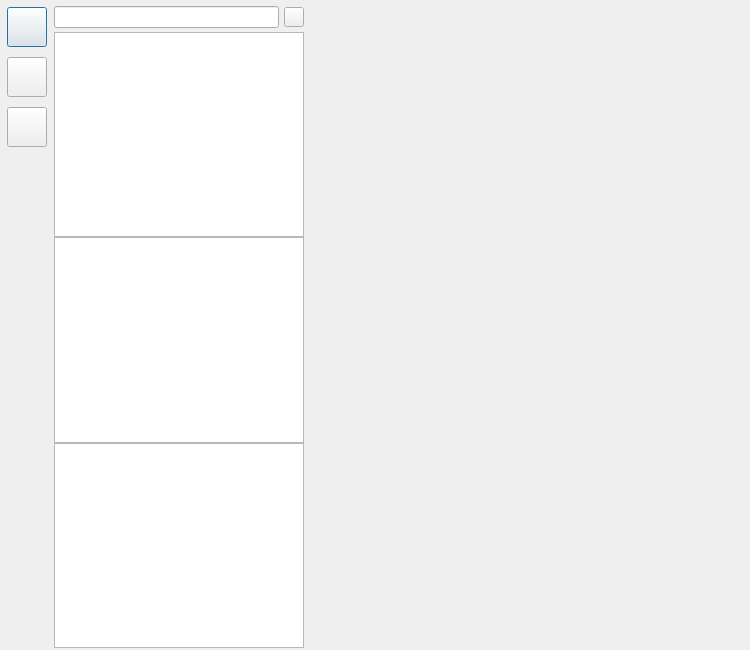
<?xml version="1.0" encoding="UTF-8"?>
<ui version="4.0">
 <class>ChatDialog</class>
 <widget class="QDialog" name="ChatDialog">
  <property name="geometry">
   <rect>
    <x>0</x>
    <y>0</y>
    <width>750</width>
    <height>650</height>
   </rect>
  </property>
  <property name="sizePolicy">
   <sizepolicy hsizetype="Expanding" vsizetype="Expanding">
    <horstretch>0</horstretch>
    <verstretch>0</verstretch>
   </sizepolicy>
  </property>
  <property name="minimumSize">
   <size>
    <width>750</width>
    <height>650</height>
   </size>
  </property>
  <property name="maximumSize">
   <size>
    <width>750</width>
    <height>650</height>
   </size>
  </property>
  <property name="windowTitle">
   <string>Dialog</string>
  </property>
  <layout class="QHBoxLayout" name="horizontalLayout">
   <property name="spacing">
    <number>2</number>
   </property>
   <property name="leftMargin">
    <number>2</number>
   </property>
   <property name="topMargin">
    <number>2</number>
   </property>
   <property name="rightMargin">
    <number>2</number>
   </property>
   <property name="bottomMargin">
    <number>2</number>
   </property>
   <item>
    <widget class="QWidget" name="side_bar_widget" native="true">
     <property name="sizePolicy">
      <sizepolicy hsizetype="Fixed" vsizetype="Expanding">
       <horstretch>0</horstretch>
       <verstretch>0</verstretch>
      </sizepolicy>
     </property>
     <property name="minimumSize">
      <size>
       <width>50</width>
       <height>0</height>
      </size>
     </property>
     <property name="maximumSize">
      <size>
       <width>50</width>
       <height>16777215</height>
      </size>
     </property>
     <layout class="QVBoxLayout" name="verticalLayout">
      <property name="spacing">
       <number>10</number>
      </property>
      <property name="leftMargin">
       <number>5</number>
      </property>
      <property name="topMargin">
       <number>5</number>
      </property>
      <property name="rightMargin">
       <number>5</number>
      </property>
      <property name="bottomMargin">
       <number>5</number>
      </property>
      <item>
       <widget class="SideHeadBtn" name="side_head_btn">
        <property name="minimumSize">
         <size>
          <width>40</width>
          <height>40</height>
         </size>
        </property>
        <property name="maximumSize">
         <size>
          <width>40</width>
          <height>40</height>
         </size>
        </property>
        <property name="text">
         <string/>
        </property>
       </widget>
      </item>
      <item>
       <widget class="SideChatBtn" name="side_chat_btn">
        <property name="minimumSize">
         <size>
          <width>40</width>
          <height>40</height>
         </size>
        </property>
        <property name="maximumSize">
         <size>
          <width>40</width>
          <height>40</height>
         </size>
        </property>
        <property name="text">
         <string/>
        </property>
       </widget>
      </item>
      <item>
       <widget class="SideContactBtn" name="side_contact_btn">
        <property name="minimumSize">
         <size>
          <width>40</width>
          <height>40</height>
         </size>
        </property>
        <property name="maximumSize">
         <size>
          <width>40</width>
          <height>40</height>
         </size>
        </property>
        <property name="text">
         <string/>
        </property>
       </widget>
      </item>
      <item>
       <spacer name="verticalSpacer">
        <property name="orientation">
         <enum>Qt::Orientation::Vertical</enum>
        </property>
        <property name="sizeHint" stdset="0">
         <size>
          <width>20</width>
          <height>40</height>
         </size>
        </property>
       </spacer>
      </item>
     </layout>
    </widget>
   </item>
   <item>
    <widget class="QWidget" name="chat_user_widget" native="true">
     <property name="minimumSize">
      <size>
       <width>250</width>
       <height>0</height>
      </size>
     </property>
     <property name="maximumSize">
      <size>
       <width>250</width>
       <height>16777215</height>
      </size>
     </property>
     <layout class="QVBoxLayout" name="verticalLayout_2">
      <property name="spacing">
       <number>0</number>
      </property>
      <property name="leftMargin">
       <number>0</number>
      </property>
      <property name="topMargin">
       <number>0</number>
      </property>
      <property name="rightMargin">
       <number>0</number>
      </property>
      <property name="bottomMargin">
       <number>0</number>
      </property>
      <item>
       <widget class="QWidget" name="search_widget" native="true">
        <property name="minimumSize">
         <size>
          <width>0</width>
          <height>30</height>
         </size>
        </property>
        <property name="maximumSize">
         <size>
          <width>16777215</width>
          <height>30</height>
         </size>
        </property>
        <layout class="QHBoxLayout" name="horizontalLayout_2">
         <property name="spacing">
          <number>0</number>
         </property>
         <property name="leftMargin">
          <number>0</number>
         </property>
         <property name="topMargin">
          <number>0</number>
         </property>
         <property name="rightMargin">
          <number>0</number>
         </property>
         <property name="bottomMargin">
          <number>0</number>
         </property>
         <item>
          <widget class="CustomizeEdit" name="search_edit"/>
         </item>
         <item>
          <spacer name="horizontalSpacer">
           <property name="orientation">
            <enum>Qt::Orientation::Horizontal</enum>
           </property>
           <property name="sizeType">
            <enum>QSizePolicy::Policy::Fixed</enum>
           </property>
           <property name="sizeHint" stdset="0">
            <size>
             <width>5</width>
             <height>20</height>
            </size>
           </property>
          </spacer>
         </item>
         <item>
          <widget class="ClickedBtn" name="add_btn">
           <property name="minimumSize">
            <size>
             <width>20</width>
             <height>20</height>
            </size>
           </property>
           <property name="maximumSize">
            <size>
             <width>20</width>
             <height>20</height>
            </size>
           </property>
           <property name="text">
            <string/>
           </property>
          </widget>
         </item>
        </layout>
       </widget>
      </item>
      <item>
       <widget class="ChatUserList" name="chat_user_list"/>
      </item>
      <item>
       <widget class="ContactUserList" name="con_user_list"/>
      </item>
      <item>
       <widget class="SearchList" name="search_list"/>
      </item>
     </layout>
    </widget>
   </item>
   <item>
    <widget class="QStackedWidget" name="stackedWidget">
     <property name="currentIndex">
      <number>0</number>
     </property>
     <widget class="FriendInfoPage" name="friend_info_page"/>
     <widget class="ChatPage" name="chat_page"/>
     <widget class="ApplyFriendPage" name="apply_page"/>
    </widget>
   </item>
  </layout>
 </widget>
 <customwidgets>
  <customwidget>
   <class>CustomizeEdit</class>
   <extends>QLineEdit</extends>
   <header>customizeedit.h</header>
  </customwidget>
  <customwidget>
   <class>ClickedBtn</class>
   <extends>QPushButton</extends>
   <header>clickedbtn.h</header>
  </customwidget>
  <customwidget>
   <class>ChatUserList</class>
   <extends>QListWidget</extends>
   <header>chatuserlist.h</header>
  </customwidget>
  <customwidget>
   <class>SearchList</class>
   <extends>QListWidget</extends>
   <header>searchlist.h</header>
  </customwidget>
  <customwidget>
   <class>ContactUserList</class>
   <extends>QListWidget</extends>
   <header location="global">contactuserlist.h</header>
  </customwidget>
  <customwidget>
   <class>ApplyFriendPage</class>
   <extends>QWidget</extends>
   <header location="global">applyfriendpage.h</header>
   <container>1</container>
  </customwidget>
  <customwidget>
   <class>ChatPage</class>
   <extends>QWidget</extends>
   <header location="global">chatpage.h</header>
   <container>1</container>
  </customwidget>
  <customwidget>
   <class>SideHeadBtn</class>
   <extends>QPushButton</extends>
   <header location="global">sideheadbtn.h</header>
  </customwidget>
  <customwidget>
   <class>SideChatBtn</class>
   <extends>QPushButton</extends>
   <header>sidechatbtn.h</header>
  </customwidget>
  <customwidget>
   <class>SideContactBtn</class>
   <extends>QPushButton</extends>
   <header location="global">sidecontactbtn.h</header>
  </customwidget>
  <customwidget>
   <class>FriendInfoPage</class>
   <extends>QWidget</extends>
   <header location="global">friendinfopage.h</header>
   <container>1</container>
  </customwidget>
 </customwidgets>
 <resources/>
 <connections/>
</ui>
